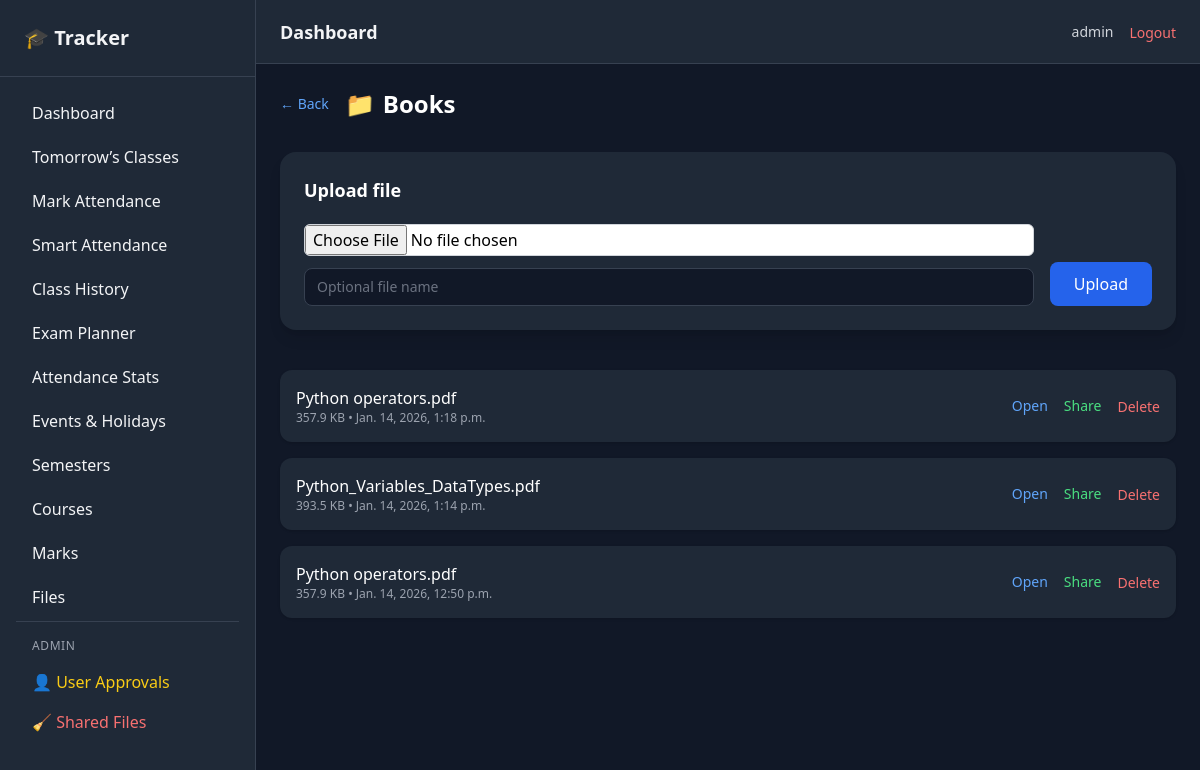
/files/folder/1/ (signed in), run on the app's committed database.
### core/models.py (models this page shows, shortened)
class User(AbstractUser):
    email = models.EmailField(unique=True)
    full_name = models.CharField(max_length=200, null=True, blank=True)
    mobile = models.CharField(max_length=20, null=True, blank=True)
    university = models.CharField(
        max_length=200,
        blank=True,
        null=True
    )
    dob = models.DateField(
        blank=True,
        null=True
    )
    is_approved = models.BooleanField(default=False)

class Folder(models.Model):
    user = models.ForeignKey(
        settings.AUTH_USER_MODEL,
        on_delete = models.CASCADE,
        related_name = 'folders'
    )
    category = models.ForeignKey(
        FileCategory,
        on_delete = models.CASCADE,
        related_name = 'folders'
    )
    name = models.CharField(max_length=150)
    is_protected = models.BooleanField(default=False)
    pin_has = models.CharField(max_length=225, blank=True)

class StoredFile(models.Model):
    user = models.ForeignKey(
        settings.AUTH_USER_MODEL,
        on_delete=models.CASCADE,
        related_name="stored_files"
    )
    folder = models.ForeignKey(
        Folder,
        on_delete=models.CASCADE,
        related_name="files",
        null=True,
        blank=True
    )
    course = models.ForeignKey(
        Course,
        on_delete=models.SET_NULL,
        null=True,
        blank=True
    )
    file = models.FileField(upload_to="media/")
    original_name = models.CharField(max_length=255)
    display_name = models.CharField(max_length=255, blank=True)
    size = models.PositiveIntegerField()
    uploaded_at = models.DateTimeField(auto_now_add=True)

### core/views.py (the view, shortened to what this page needs)
# urls.py: path("files/folder/<int:folder_id>/", views.folder_view, name="folder_view"),
@login_required
def folder_view(request, folder_id):
    folder = get_object_or_404(
        Folder,
        id=folder_id,
        user=request.user
    )
    files = StoredFile.objects.filter(
        user=request.user,
        folder=folder
    ).order_by("-uploaded_at")
    upload_form = FileUploadForm(request.POST or None, request.FILES or None)
    upload_form.fields["folder"].queryset = Folder.objects.filter(user=request.user)
    upload_form.fields["folder"].initial = folder
    return render(request, "files/folder.html", {
        "folder": folder,
        "files": files,
        "upload_form": upload_form,
    })

### core/forms.py
class FileUploadForm(forms.ModelForm):
    display_name = forms.CharField(
        required=False,
        label="File name (optional)"
    )
    class Meta:
        model = StoredFile
        fields = ["folder", "course",'display_name', "file"]
        widgets = {
            "folder": forms.Select(attrs={
                "class": BASE_INPUT_CLASSES
            }),
            "course": forms.Select(attrs={
                "class": BASE_INPUT_CLASSES
            }),
            "file": forms.ClearableFileInput(attrs={
                "class": "w-full text-black bg-white border border-gray-300 rounded-md"
            }),
        }

### templates/files/folder.html (shortened to what this page needs)
{% extends "base/base.html" %}
{% block content %}
<div class="flex items-center gap-4 mb-8">
    <a href="{% url 'file_hub' %}"
       class="text-sm text-blue-400 hover:underline">
        ← Back
    </a>
    <h2 class="text-2xl font-semibold text-white flex items-center gap-2 truncate">
        <span>📁</span>
        {{ folder.name }}
    </h2>
</div>
<div class="bg-gray-800 p-6 rounded-2xl shadow-lg mb-10">
    <h3 class="text-lg font-semibold text-white mb-5">
        Upload file
    </h3>
    <form id="uploadForm"
          method="post"
          enctype="multipart/form-data"
          class="flex flex-col gap-4 sm:flex-row sm:items-end">
        <div class="flex-1 space-y-3">
            {{ upload_form.file }}
            <input type="text"
                   name="display_name"
                   placeholder="Optional file name"
                   class="w-full px-3 py-2 rounded-lg
                          bg-gray-900 border border-gray-700
                          text-sm text-gray-200
                          placeholder-gray-500
                          focus:outline-none focus:ring-2 focus:ring-blue-500">
        </div>
        <button type="submit"
                class="bg-blue-600 text-white px-6 py-2.5 rounded-lg
                       font-medium hover:bg-blue-500 transition">
            Upload
        </button>
    </form>
</div>
<div class="space-y-4">
    {% for f in files %}
        <div class="bg-gray-800 p-4 rounded-xl shadow
                    flex justify-between items-center gap-4
                    hover:bg-gray-700 transition">
            <div class="min-w-0">
                <p class="font-medium text-white truncate">
                    {{ f.display_name|default:f.original_name }}
                </p>
                <p class="text-xs text-gray-400">
                    {{ f.size|filesizeformat }} • {{ f.uploaded_at }}
                </p>
            </div>
            <div class="flex items-center gap-4 shrink-0">
                <a href="{{ f.file.url }}"
                   class="text-blue-400 text-sm font-medium hover:underline">
                    Open
                </a>
                <a href="{% url 'share_file' f.id %}"
                    class="text-green-400 text-sm hover:underline">
                    Share
                </a>
                <form method="post"
                      action="{% url 'delete_file' f.id %}"
                      onsubmit="return confirm('Delete this file permanently?');">
                    <button type="submit"
                            class="text-red-400 text-sm font-medium hover:underline">
                        Delete
                    </button>
                </form>
            </div>
        </div>
    {% empty %}
        <p class="text-gray-400 text-center py-12">
            No files in this folder.
        </p>
    {% endfor %}
</div>
{% endblock %}

### templates/base/navbar.html (shortened to what this page needs)
<header class="h-16 bg-gray-800 border-b border-gray-700 flex items-center justify-between px-4 sm:px-6">
    <div class="flex items-center gap-3">
        <h1 class="text-lg font-semibold">
            Dashboard
        </h1>
    </div>
    <div class="flex items-center gap-4">
        <span class="text-sm text-gray-300 hidden sm:block">
            {{ request.user.username }}
        </span>
        <form method="post" action="{% url 'logout' %}">
            <button type="submit"
                    class="text-red-400 hover:text-red-300 text-sm font-medium">
                Logout
            </button>
        </form>
    </div>
</header>

### data on the page
User: user.username "admin"
Folder: name "Books"
StoredFile: display_name "Python operators.pdf", size|filesizeformat "357.9 KB", uploaded_at "Jan. 14, 2026, 1:18 p.m."
StoredFile: display_name "Python_Variables_DataTypes.pdf", size|filesizeformat "393.5 KB", uploaded_at "Jan. 14, 2026, 1:14 p.m."
StoredFile: display_name "Python operators.pdf", size|filesizeformat "357.9 KB", uploaded_at "Jan. 14, 2026, 12:50 p.m."
